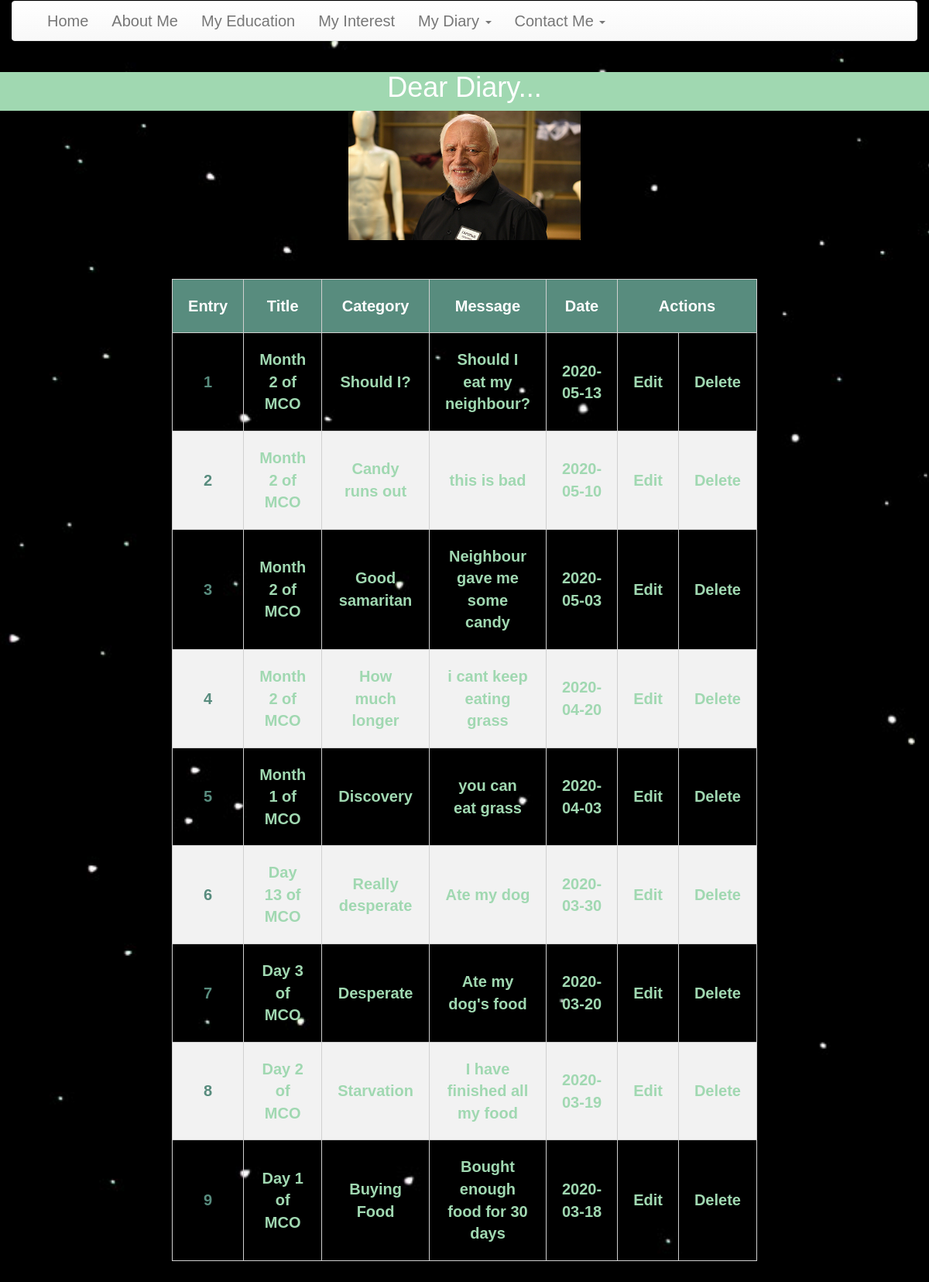
/cms/myDiary.php, run on the app's committed database.
### tables this page shows
CREATE TABLE IF NOT EXISTS `se_1703648_diary` (
  `id` int(11) NOT NULL AUTO_INCREMENT,
  `Title` varchar(255) DEFAULT NULL,
  `Category` varchar(255) DEFAULT NULL,
  `Message` text DEFAULT NULL,
  `CurrentDate` date DEFAULT current_timestamp(),
  `status` enum('0','1') DEFAULT NULL,
  PRIMARY KEY (`id`)
);

### cms/myDiary.php (the view, shortened to what this page needs)
<?php include 'include/header.php'; ?>
<?php include 'include/nav.php'; ?>
<?php
include_once 'dbconfig.php';
?>
<!DOCTYPE html PUBLIC "-//W3C//DTD XHTML 1.0 Transitional//EN" "http://www.w3.org/TR/xhtml1/DTD/xhtml1-transitional.dtd">
<html xmlns="http://www.w3.org/1999/xhtml">
<head>
<link rel="stylesheet" href="style.css" type="text/css" />
</head>
<body>
<center>
<div id="header">
 <div id="content">
<h1 style=" color: white">Dear Diary...<h1>
    </div>
</div>
  <img src="/img/diary.jpg" width=25%> </>
  <br>
<div id="body">
 <div id="content">
    <table align="center">
    <th>Entry</th>
    <th>Title</th>
    <th>Category</th>
    <th>Message</th>
    <th>Date</th>
    <th colspan="2">Actions</th>
    <?php
 $sql_query="SELECT * FROM se_1703648_diary ORDER BY currentDate DESC";
 $result_set=mysqli_query($con,$sql_query);
 $i=1;
 while($row=mysqli_fetch_row($result_set))
 {
  ?>
        <tr>
        <td align="center" ><?php echo $i; ?></td>
        <td align="center" > <a > <?php echo $row[1]; ?> </a> </td>
        <td align="center" > <a > <?php echo $row[2]; ?> </a> </td>
        <td align="center" > <a > <?php echo $row[3]; ?> </a> </td>
        <td align="center" > <a > <?php echo $row[4]; ?> </a> </td>
        <td align="center"><a href="javascript:edt_id('<?php echo $row[0]; ?>')">Edit</a></td>
        <td align="center"><a href="javascript:delete_id('<?php echo $row[0]; ?>')">Delete</a></td>
        </tr>
        <?php
       $i++;
 }
 ?>
    </table>
    </div>
</div>
</center>
</body>
</html>

### cms/include/header.php (shortened to what this page needs)
<!DOCTYPE html>
<html>
<head>
	<link rel="stylesheet" href="https://maxcdn.bootstrapcdn.com/bootstrap/3.3.7/css/bootstrap.min.css" >
	<link rel="stylesheet" href="https://maxcdn.bootstrapcdn.com/bootstrap/3.3.7/css/bootstrap-theme.min.css" >
	<link rel="stylesheet" href="styles.css" >
</head>
<body>
<div class="container">

### cms/include/nav.php (shortened to what this page needs)
	<div class="row">
		<nav class="navbar navbar-default">
		  <div class="container-fluid">
		    <div class="collapse navbar-collapse" id="bs-example-navbar-collapse-1">
		      <ul class="nav navbar-nav">
		        <li><a href="index.php">Home <span class="sr-only">(current)</span></a></li>
		          	<li><a href="aboutMe.php">About Me</a></li>
		          	<li><a href="myEducation.php">My Education</a></li>
		          	<li><a href="myInterest.php">My Interest</a></li>
		        <li class="dropdown">
		          <a href="#" class="dropdown-toggle" data-toggle="dropdown" role="button" aria-haspopup="true" aria-expanded="false">My Diary <span class="caret"></span></a>
		        </li>
		        <li class="dropdown">
		          <a href="#" class="dropdown-toggle" data-toggle="dropdown" role="button" aria-haspopup="true" aria-expanded="false">Contact Me <span class="caret"></span></a>
		        </li>
		      </ul>
		    </div>
		  </div>
		</nav>
	</div>
</div>

### cms/css/styles.css (style rules this page uses)
* { margin:0; padding:0; }
body { background:#f9f9f9; font-family:"Courier New", Courier, monospace; }
#header { width:100%; height:50px; background:#A0D8B1; color:#f9f9f9; font-family:"Lucida Sans Unicode", "Lucida Grande", sans-serif; font-size:35px; text-align:center; }
#body { margin-top:50px; }
table { width:80%; font-family:Tahoma, Geneva, sans-serif; font-weight:bolder; color:#999; margin-bottom:80px; }
table a { text-decoration:none; color:#A0D8B1; }
table,td,th { border-collapse:collapse; border:solid #d0d0d0 1px; padding:20px; }
table { border-collapse: collapse; width: 50%; color: #588c7e; text-align: center; }
th { background-color: #588c7e; color: white; }
tr:nth-child(even) { background-color: #f2f2f2 }

### lab7_crud/style.css (style rules this page uses)
body { font-family: "Trebuchet MS", Arial, Helvetica, sans-serif; border-collapse: collapse; width: 100%; font-size: 20px; }

### cms/include/nav.php (style rules this page uses)
body { background-image: url("img/dark.jpg"); background-repeat: no-repeat; background-size: cover; }

### cms/myDiary.php (style rules this page uses)
table { border-collapse: collapse; width: 50%; color: #588c7e; text-align: center; }
th { background-color: #588c7e; color: white; text-align: center; }
tr:nth-child(even) { background-color: #f2f2f2 }

### data on the page
se_1703648_diary: Title "Month 2 of MCO", Category "Should I?", Message "Should I eat my neighbour?", CurrentDate "2020-05-13"
se_1703648_diary: Title "Month 2 of MCO", Category "Candy runs out", Message "this is bad", CurrentDate "2020-05-10"
se_1703648_diary: Title "Month 2 of MCO", Category "Good samaritan", Message "Neighbour gave me some candy", CurrentDate "2020-05-03"
se_1703648_diary: Title "Month 2 of MCO", Category "How much longer", Message "i cant keep eating grass", CurrentDate "2020-04-20"
se_1703648_diary: Title "Month 1 of MCO", Category "Discovery", Message "you can eat grass", CurrentDate "2020-04-03"
se_1703648_diary: Title "Day 13 of MCO", Category "Really desperate", Message "Ate my dog", CurrentDate "2020-03-30"
se_1703648_diary: Title "Day 3 of MCO", Category "Desperate", Message "Ate my dog's food", CurrentDate "2020-03-20"
se_1703648_diary: Title "Day 2 of MCO", Category "Starvation", Message "I have finished all my food", CurrentDate "2020-03-19"
se_1703648_diary: Title "Day 1 of MCO", Category "Buying Food", Message "Bought enough food for 30 days", CurrentDate "2020-03-18"
